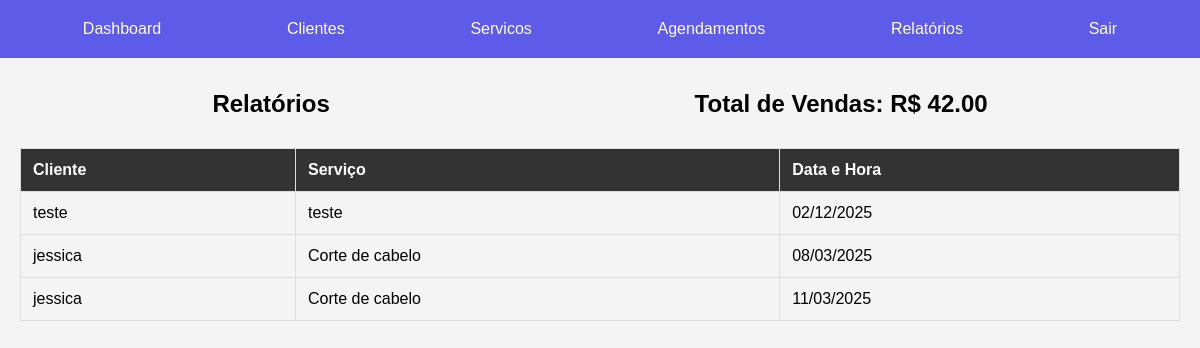
The page /relatorios/ (signed in) on the database its author committed.
### pdv/models.py (models this page shows, shortened)
class Agendamento(models.Model):
    cliente = models.ForeignKey(Cliente, on_delete=models.CASCADE)
    servico = models.ForeignKey(Servico, on_delete=models.CASCADE)
    data_hora = models.DateTimeField()

class Cliente(models.Model):
    nome = models.CharField(max_length=100)
    telefone = models.CharField(max_length=15)
    email = models.EmailField()

class Servico(models.Model):
    nome = models.CharField(max_length=100)
    preco = models.DecimalField(max_digits=10, decimal_places=2)

### pdv/views.py (the view)
# urls.py: path('relatorios/', relatorios_view, name='relatorios'),
@login_required
def relatorios_view(request):
    agendamentos = Agendamento.objects.all()
    total_vendas = sum(agendamento.servico.preco for agendamento in agendamentos)
    return render(request, 'pdv/relatorios.html', {'agendamentos': agendamentos, 'total_vendas': total_vendas})

### pdv/templates/pdv/relatorios.html
{% extends 'pdv/base.html' %}
{% load static %}
{% block extra_styles %}
<link rel="stylesheet" type="text/css" href="{% static 'tabelas/tabelas.css' %}">
{% endblock %}
{% block content %}
<div class="titulo">
    <h2>Relatórios</h2>
    <h2>Total de Vendas: R$ {{ total_vendas }}</h2>
</div>
<table>
    <tr>
        <th>Cliente</th>
        <th>Serviço</th>
        <th>Data e Hora</th>
    </tr>
    {% for agendamento in agendamentos %}
    <tr>
        <td>{{ agendamento.cliente.nome }}</td>
        <td>{{ agendamento.servico.nome }}</td>
        <td>{{ agendamento.data_hora|date:"d/m/Y" }}</td>
    </tr>
    {% endfor %}
</table>
{% endblock %}

### pdv/static/global/styles.css (style rules this page uses)
body { margin: 0; font-family: Arial, sans-serif; }
.titulo { display: flex; justify-content: space-between; align-items: center; padding: 10px; }
.titulo h2 { margin: 0; flex-grow: 1; text-align: center; }

### pdv/static/tabelas/tabelas.css (style rules this page uses)
body { margin: 0; font-family: Arial, sans-serif; background-color: #f4f4f4; }
h2 { text-align: center; margin-top: 20px; }
table { width: 100%; border-collapse: collapse; margin: 20px 0; }
th, td { border: 1px solid #ddd; padding: 12px; text-align: left; }
th { background-color: #333; color: white; }

### rows shown on the page
Agendamento: cliente.nome "teste", servico.nome "teste", data_hora "02/12/2025"
Agendamento: cliente.nome "jessica", servico.nome "Corte de cabelo", data_hora "08/03/2025"
Agendamento: cliente.nome "jessica", servico.nome "Corte de cabelo", data_hora "11/03/2025"

### other values the page prints
{{ total_vendas }} "42.00"
